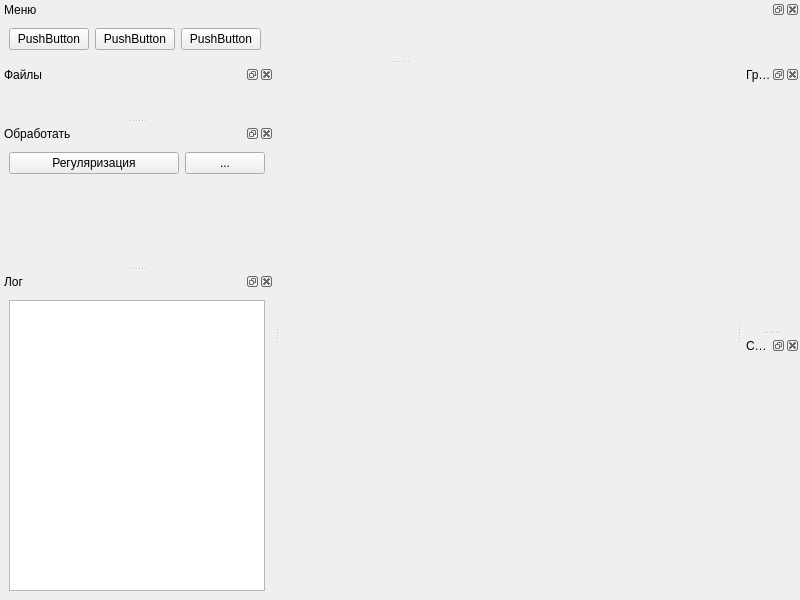
<?xml version="1.0" encoding="UTF-8"?>
<ui version="4.0">
 <class>MainWindow</class>
 <widget class="QMainWindow" name="MainWindow">
  <property name="geometry">
   <rect>
    <x>0</x>
    <y>0</y>
    <width>800</width>
    <height>600</height>
   </rect>
  </property>
  <property name="windowTitle">
   <string>MainWindow</string>
  </property>
  <widget class="QWidget" name="centralwidget">
   <layout class="QHBoxLayout" name="horizontalLayout"/>
  </widget>
  <widget class="QDockWidget" name="file_manager_dock">
   <property name="windowTitle">
    <string>Файлы</string>
   </property>
   <attribute name="dockWidgetArea">
    <number>1</number>
   </attribute>
   <widget class="QWidget" name="file_manager_dock_contents">
    <layout class="QGridLayout" name="gridLayout">
     <item row="0" column="0">
      <layout class="QVBoxLayout" name="filesystem_layout"/>
     </item>
    </layout>
   </widget>
  </widget>
  <widget class="QDockWidget" name="process_buttons_dock">
   <property name="windowTitle">
    <string>Обработать</string>
   </property>
   <attribute name="dockWidgetArea">
    <number>1</number>
   </attribute>
   <widget class="QWidget" name="dockWidgetContents_4">
    <layout class="QVBoxLayout" name="verticalLayout_5">
     <item>
      <layout class="QGridLayout" name="gridLayout_2">
       <item row="0" column="1">
        <widget class="QPushButton" name="tikhonov_params_button">
         <property name="sizePolicy">
          <sizepolicy hsizetype="Maximum" vsizetype="Fixed">
           <horstretch>0</horstretch>
           <verstretch>0</verstretch>
          </sizepolicy>
         </property>
         <property name="text">
          <string>...</string>
         </property>
        </widget>
       </item>
       <item row="0" column="0">
        <widget class="QPushButton" name="tikhonov_button">
         <property name="sizePolicy">
          <sizepolicy hsizetype="MinimumExpanding" vsizetype="Fixed">
           <horstretch>0</horstretch>
           <verstretch>0</verstretch>
          </sizepolicy>
         </property>
         <property name="text">
          <string>Регуляризация</string>
         </property>
        </widget>
       </item>
      </layout>
     </item>
     <item>
      <spacer name="verticalSpacer">
       <property name="orientation">
        <enum>Qt::Vertical</enum>
       </property>
       <property name="sizeHint" stdset="0">
        <size>
         <width>20</width>
         <height>40</height>
        </size>
       </property>
      </spacer>
     </item>
    </layout>
   </widget>
  </widget>
  <widget class="QDockWidget" name="plot_dock">
   <property name="windowTitle">
    <string>График</string>
   </property>
   <attribute name="dockWidgetArea">
    <number>2</number>
   </attribute>
   <widget class="QWidget" name="dockWidgetContents">
    <layout class="QVBoxLayout" name="verticalLayout_3">
     <item>
      <layout class="QVBoxLayout" name="plot_layout"/>
     </item>
    </layout>
   </widget>
  </widget>
  <widget class="QDockWidget" name="spectrum_dock">
   <property name="windowTitle">
    <string>Спектр</string>
   </property>
   <attribute name="dockWidgetArea">
    <number>2</number>
   </attribute>
   <widget class="QWidget" name="dockWidgetContents_2">
    <layout class="QVBoxLayout" name="verticalLayout_4">
     <item>
      <layout class="QVBoxLayout" name="spectrum_layout"/>
     </item>
    </layout>
   </widget>
  </widget>
  <widget class="QDockWidget" name="log_dock">
   <property name="windowTitle">
    <string>Лог</string>
   </property>
   <attribute name="dockWidgetArea">
    <number>1</number>
   </attribute>
   <widget class="QWidget" name="dockWidgetContents_5">
    <layout class="QVBoxLayout" name="verticalLayout">
     <item>
      <widget class="QPlainTextEdit" name="log"/>
     </item>
    </layout>
   </widget>
  </widget>
  <widget class="QDockWidget" name="menu_dock">
   <property name="windowTitle">
    <string>Меню</string>
   </property>
   <attribute name="dockWidgetArea">
    <number>4</number>
   </attribute>
   <widget class="QWidget" name="dockWidgetContents_6">
    <layout class="QHBoxLayout" name="horizontalLayout_2">
     <item>
      <widget class="QPushButton" name="pushButton">
       <property name="text">
        <string>PushButton</string>
       </property>
      </widget>
     </item>
     <item>
      <widget class="QPushButton" name="pushButton_2">
       <property name="text">
        <string>PushButton</string>
       </property>
      </widget>
     </item>
     <item>
      <widget class="QPushButton" name="pushButton_3">
       <property name="text">
        <string>PushButton</string>
       </property>
      </widget>
     </item>
     <item>
      <spacer name="horizontalSpacer">
       <property name="orientation">
        <enum>Qt::Horizontal</enum>
       </property>
       <property name="sizeType">
        <enum>QSizePolicy::MinimumExpanding</enum>
       </property>
       <property name="sizeHint" stdset="0">
        <size>
         <width>40</width>
         <height>0</height>
        </size>
       </property>
      </spacer>
     </item>
    </layout>
   </widget>
  </widget>
  <action name="file_open">
   <property name="text">
    <string>Открыть</string>
   </property>
  </action>
 </widget>
 <resources/>
 <connections/>
</ui>
